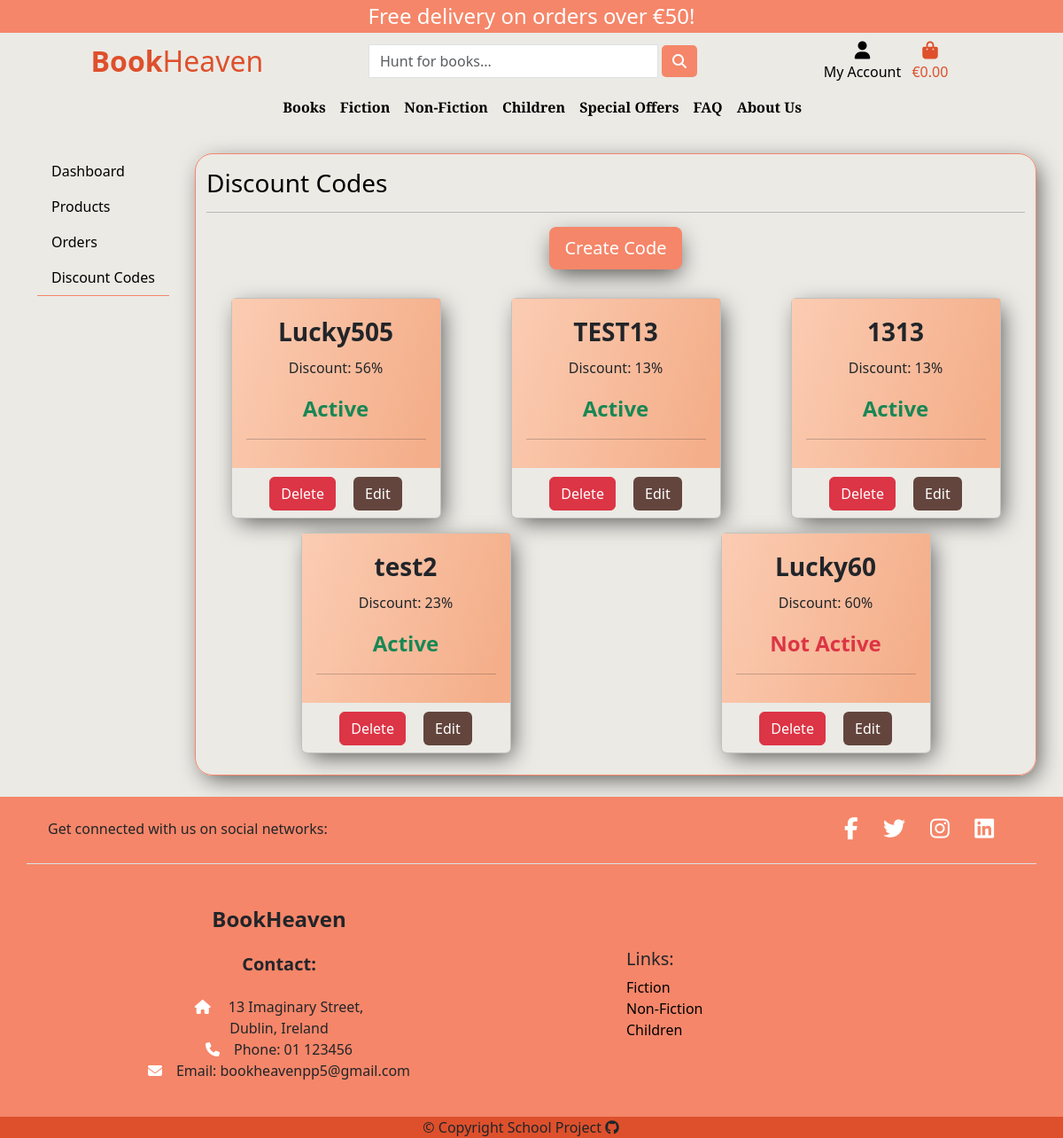
Before: /admin_panel/discount_codes/ (signed in) with the older database file.
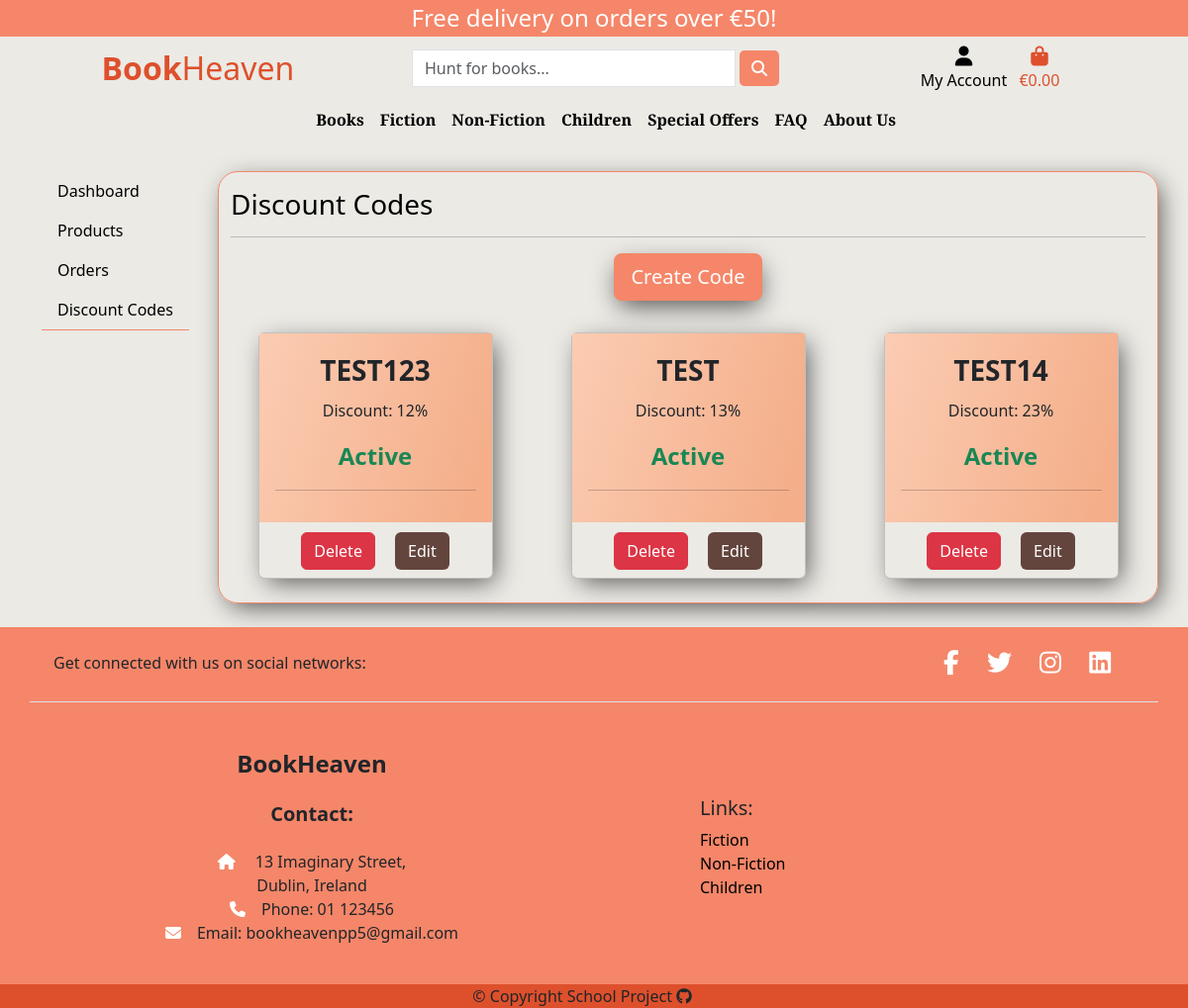
After: the same page with the newer database file.
### discount_codes/models.py (models this page shows, shortened)
class DiscountCode(models.Model):
    code = models.CharField(max_length=50, unique=True)
    discount = models.IntegerField(
        validators=[MinValueValidator(1), MaxValueValidator(99)])
    active = models.BooleanField(default=True)

### admin_panel/views.py (the view, shortened to what this page needs)
# urls.py: path('discount_codes/', views.admin_discounts, name='admin-discounts'),
@login_required
def admin_discounts(request):
    if not request.user.is_superuser:
        messages.error(request, 'You need admin rights to access this page.')
        return redirect('home')
    discount_codes = DiscountCode.objects.all().order_by('-active')
    form = DiscountCodeForm()
    context = {'discount_codes': discount_codes,
               'form': form, }
    return render(request, 'admin_panel/admin_discount.html', context)

### discount_codes/forms.py
class DiscountCodeForm(forms.ModelForm):
    class Meta:
        model = DiscountCode
        fields = '__all__'

### admin_panel/templates/admin_panel/admin_discount.html (shortened to what this page needs)
{% extends 'admin_panel/admin_base.html' %}
{% load widget_tweaks %}
{% block admin_content %}
<h3 class="text-black">Discount Codes</h3>
<hr>
<div class="row d-flex justify-content-around">
    <div class="col-12 text-center">
        <button type="button" class="btn btn-lg btn-orange hero-btn mb-4" data-bs-toggle="modal" data-bs-target="#formModal">
            Create Code
        </button>
    </div>
    {% if discount_codes %}
    {% for code in discount_codes %}
    <div class="card code-card col-8 col-sm-6 col-md-4 col-lg-3 m-2">
        <div class="card-body text-center">
            <p class="card-title fw-bold fs-3">{{ code.code }}</p>
            <p class="card-text">Discount: {{ code.discount }}%</p>
            {% if code.active %}
            <p class="text-success fw-bold fs-4">Active</p>
            {% else %}
            <p class="text-danger fw-bold fs-4 ">Not Active</p>
            {% endif %}
            <hr>
        </div>
        <div class="text-center mb-2">
            <a href="{% url 'admin-discounts-delete' code.id %}" class="btn btn-danger mx-2">Delete</a>
            <a href="{% url 'admin-discounts-edit' code.id %}" class="btn btn-brown mx-2">Edit</a>
        </div>
    </div>
    {% endfor %}
    {% endif %}
</div>
{% endblock admin_content %}

### admin_panel/templates/admin_panel/admin_base.html (shortened to what this page needs)
{% extends 'base.html' %}
{% load widget_tweaks %}
{% block content %}
<section class="admin-page">
    <div class="container">
        <div class="row my-4">
            <div class="col-12 col-lg-2">
                <div class="admin-nav">
                    <div class="offcanvas-lg offcanvas-start" tabindex="-1" id="offcanvasAdmin" aria-labelledby="offcanvasAdminLabel">
                        <div class="offcanvas-body">
                            <ul class="nav flex-column mb-auto" id="admin-nav">
                                <li>
                                    <a href="{% url 'admin-panel' %}"
                                        class="nav-link text-black {% if 'dashboard' in request.path %} active {% endif %}">Dashboard
                                    </a>
                                </li>
                                <li>
                                    <a href="#" class="nav-link text-black">Products
                                    </a>
                                </li>
                                <li>
                                    <a href="{% url 'admin-orders' %}"
                                        class="nav-link text-black {% if 'orders' in request.path %} active {% endif %}">Orders
                                    </a>
                                </li>
                                <li>
                                    <a href="{% url 'admin-discounts' %}"
                                        class="nav-link text-black {% if 'discount_codes' in request.path %} active {% endif %}"> Discount
                                        Codes
                                    </a>
                                </li>
                            </ul>
                        </div>
                    </div>
                </div>
            </div>
            <div class="col-12 col-lg-10 mt-3 mt-lg-0">
                <div class="row">
                    <div class="col-12 custom-border py-3">
                        {% block admin_content %}
                        {% endblock admin_content %}
                    </div>
                </div>
            </div>
        </div>
    </div>
</section>
{% endblock content %}

### templates/base.html (shortened to what this page needs)
<!DOCTYPE html>
{% load static %}
<html lang="en">
<head>
    <link href="https://cdn.jsdelivr.net/npm/bootstrap@5.3.2/dist/css/bootstrap.min.css" rel="stylesheet"
>
    <link rel="stylesheet" href="{% static 'css/style.css' %}">
</head>
<body>
    {% include 'partials/nav.html' %}
    {% block content %}
    {% endblock %}
    <footer class="text-center text-lg-start" id="footer">
        <div class="container d-flex justify-content-center justify-content-lg-between p-4 border-bottom">
            <div class="me-5 d-none d-lg-block">
                <span>Get connected with us on social networks:</span>
            </div>
            <div id="social-links">
                <a href="https://www.facebook.com/" target="_blank" class="me-4 text-reset text-white" aria-label="Link to Facebook">
                    <i class="fab fa-facebook-f"></i>
                </a>
                <a href="https://twitter.com/" target="_blank" class="me-4 text-reset" aria-label="Link to Twitter">
                    <i class="fab fa-twitter"></i>
                </a>
                <a href="https://www.instagram.com/" target="_blank" class="me-4 text-reset" aria-label="Link to Instagram">
                    <i class="fab fa-instagram"></i>
                </a>
                <a href="https://www.linkedin.com/" target="_blank" class="me-4 text-reset" aria-label="Link to LinkedIn">
                    <i class="fab fa-linkedin"></i>
                </a>
            </div>
        </div>
        <div class="container  mt-5">
            <div class="row mt-3 d-flex align-items-center">
                <div class="col-md-3 col-lg-4 mx-auto mb-4 text-sm-center ">
                    <h4 class="fw-bold mb-4">BookHeaven</h4>
                    <h5 class="fw-bold mb-4">Contact:</h5>
                    <p class="mb-0"><i class="fas fa-home me-3 text-white"></i>
                        13 Imaginary Street,
                        <br>
                        Dublin, Ireland
                    </p>
                    <p class="mb-0"><i class="fas fa-phone me-3 text-white"></i>Phone: 01 123456</p>
                    <p><i class="fas fa-envelope me-3 text-white"></i>Email: bookheavenpp5@gmail.com</p>
                </div>
                <div class="col-md-3 col-lg-4 mx-auto mb-4 text-sm-center text-md-start ">
                    <h5>Links:</h5>
                    <ul class="list-unstyled">
                        <li><a class="text-decoration-none text-black" href="#">Fiction</a></li>
                        <li><a class="text-decoration-none text-black" href="#">Non-Fiction</a></li>
                        <li><a class="text-decoration-none text-black" href="#">Children</a></li>
                    </ul>
                </div>
            </div>
        </div>
        <div class="text-center copyright">
            <p class="mb-0">&copy; Copyright School Project <a href="" target="_blank" class="me-4 text-reset" aria-label="Link to GitHub">
                    <i class="fab fa-github"></i>
                </a></p>
        </div>
    </footer>
</body>
</html>

### templates/partials/nav.html (shortened to what this page needs)
<header class="container-fluid">
    <div id="delivery-banner" class="row text-center">
        <div class="col bg-orange text-white">
            <h4 class="logo-font my-1">Free delivery on orders over €{{ free_delivery_threshold }}!</h4>
        </div>
    </div>
    <div id="topnav" class="row pt-lg-2 d-none d-lg-flex">
        <div class="col-12 col-lg-4 my-auto py-1 py-lg-0 text-center text-lg-left">
            <a href="{% url 'home' %}" class="nav-link">
                <h2 class="logo-font text-orange my-0"><strong>Book</strong>Heaven</h2>
            </a>
        </div>
        <div class="col-12 col-lg-4 my-auto py-1 py-lg-0">
            <form method="GET" action="{% url 'all-products' %}">
                <div class="input-group w-100">
                    <input class="form-control border mx-1 rounded-0" type="text" name="q" placeholder="Hunt for books...">
                    <div class="input-group-append">
                        <button class="form-control btn btn-orange" type="submit">
                            <span class="search-icon text-white">
                                <i class="fas fa-search" aria-hidden="true"></i>
                            </span>
                        </button>
                    </div>
                </div>
            </form>
        </div>
        <div class="col-12 col-lg-4 my-auto py-1 py-lg-0">
            <ul class="list-inline list-unstyled text-center text-lg-right my-0">
                <li class="list-inline-item dropdown">
                    <a class="text-black nav-link" href="#" id="account-options" aria-haspopup="true" aria-expanded="false"
                        data-bs-toggle="dropdown">
                        <div class="text-center">
                            <div><i class="fas fa-user fa-lg" aria-hidden="true"></i></div>
                            <p class="my-0">My Account</p>
                        </div>
                    </a>
                </li>
                <li class="list-inline-item">
                    <a class="text-orange font-weight-bold nav-link" href="{% url 'view-cart' %}">
                        <div class="text-center">
                            <div><i class="fas fa-shopping-bag fa-lg" aria-hidden="true"></i></div>
                            <p class="my-0">
                                {% if grand_total %}
                                €{{ grand_total|floatformat:2 }}
                                {% else %}
                                €0.00
                                {% endif %}
                            </p>
                        </div>
                    </a>
                </li>
            </ul>
        </div>
    </div>
    <div class="row">
        <nav class="navbar navbar-expand-lg navbar-light w-100">
            <ul class="list-inline list-unstyled text-center text-lg-right my-0">
            </ul>
            <div class="navbar-collapse collapse" id="main-nav">
                <ul class="navbar-nav w-auto mx-auto">
                    <li class="nav-item dropdown">
                        <a class="logo-font font-weight-bold nav-link text-black mr-5" href="#" id="all-products-link" aria-haspopup="true"
                            aria-expanded="false" data-bs-toggle="dropdown">Books</a>
                    </li>
                    <li class="nav-item dropdown">
                        <a class="logo-font font-weight-bold nav-link text-black mr-5" href="#" id="fiction-link" aria-haspopup="true"
                            aria-expanded="false" data-bs-toggle="dropdown">Fiction</a>
                    </li>
                    <li class="nav-item dropdown">
                        <a class="logo-font font-weight-bold nav-link text-black mr-5" href="#" id="non-fiction-link" aria-haspopup="true"
                            aria-expanded="false" data-bs-toggle="dropdown">Non-Fiction</a>
                    </li>
                    <li class="nav-item dropdown">
                        <a class="logo-font font-weight-bold nav-link text-black mr-5" href="#" id="children-link" aria-haspopup="true"
                            aria-expanded="false" data-bs-toggle="dropdown">Children</a>
                    </li>
                    <li class="nav-item dropdown">
                        <a class="logo-font font-weight-bold nav-link text-black" href="#" id="specials-link" aria-haspopup="true"
                            aria-expanded="false" data-bs-toggle="dropdown">
                            Special Offers
                        </a>
                    </li>
                    <li class="nav-item">
                        <a class="logo-font font-weight-bold nav-link text-black mr-5" href="{% url 'faq-page' %}">FAQ</a>
                    </li>
                    <li class="nav-item">
                        <a class="logo-font font-weight-bold nav-link text-black mr-5" href="{% url 'about-page' %}">About Us</a>
                    </li>
                </ul>
            </div>
        </nav>
    </div>
</header>

### static/css/style.css (style rules this page uses)
:root { --orange: #f58669; --dark-orange: #de502c; --offwhite: #ebe8e0; --offwhite2: #efefed; --dark-gray: #574c49; --white: #ffff; --brown: #63453d; }
body { min-height: 100vh; display: flex; flex-direction: column; background-color: #ebeae5; }
.navbar-nav .nav-link { font-weight: 600; font-family: 'Libre Baskerville', serif; }
.btn-orange { background-color: var(--orange); color: var(--white); }
.btn-brown { background-color: var(--brown); color: var(--white); }
.hero-btn { -webkit-box-shadow: 1px 9px 26px -4px rgba(0, 0, 0, 0.66); }
.bg-orange { background-color: var(--orange); }
.custom-border { border: var(--orange) 1px solid; border-radius: 20px; box-shadow: 5px 7px 26px -4px rgba(0, 0, 0, 0.66); -webkit-box-shadow: 5px 7px 26px -4px rgba(0, 0, 0, 0.66); -moz-box-shadow: 5px 7px 26px -4px rgba(0, 0, 0, 0.66); }
.text-orange { color: var(--dark-orange); }
#admin-nav .nav-link.active { border-bottom: 1px solid var(--orange); }
.code-card { background-color: #ebeae5; padding: 0; box-shadow: 5px 7px 26px -4px rgba(0, 0, 0, 0.66); -webkit-box-shadow: 5px 7px 26px -4px rgba(0, 0, 0, 0.66); -moz-box-shadow: 5px 7px 26px -4px rgba(0, 0, 0, 0.66); }
.code-card .card-body { background: rgb(244, 174, 137); background: linear-gradient(287deg, rgba(244, 174, 137, 1) 8%, rgba(251, 204, 179, 1) 100%); margin-bottom: 10px; }
#footer { background-color: var(--orange); margin-top: auto; }
#social-links a { text-decoration: none; }
#social-links a i { color: var(--white); font-size: 25px; }
.copyright { background-color: var(--dark-orange); }

Changed rows visible on the page:
removed DiscountCode: code "Lucky505", discount "56", active "Active"
removed DiscountCode: code "TEST13", discount "13", active "Active"
removed DiscountCode: code "1313", discount "13", active "Active"
removed DiscountCode: code "test2", discount "23", active "Active"
removed DiscountCode: code "Lucky60", discount "60", active "Not Active"
added DiscountCode: code "TEST123", discount "12", active "Active"
added DiscountCode: code "TEST", discount "13", active "Active"
added DiscountCode: code "TEST14", discount "23", active "Active"
